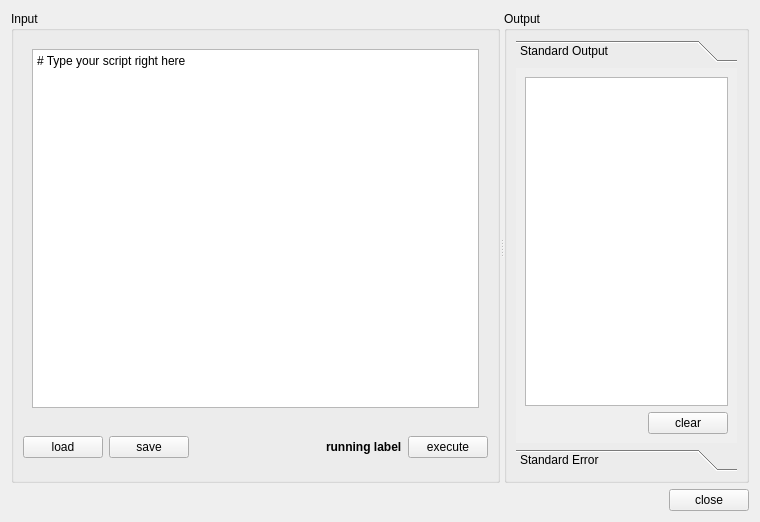
<ui version="4.0" >
 <class>ScriptConsole</class>
 <widget class="QWidget" name="ScriptConsole" >
  <property name="geometry" >
   <rect>
    <x>0</x>
    <y>0</y>
    <width>760</width>
    <height>522</height>
   </rect>
  </property>
  <property name="windowTitle" >
   <string>Script Console</string>
  </property>
  <layout class="QGridLayout" name="gridLayout_5" >
   <item row="0" column="0" colspan="2" >
    <widget class="QSplitter" name="splitter" >
     <property name="orientation" >
      <enum>Qt::Horizontal</enum>
     </property>
     <widget class="QGroupBox" name="groupBox" >
      <property name="sizePolicy" >
       <sizepolicy vsizetype="Preferred" hsizetype="Expanding" >
        <horstretch>0</horstretch>
        <verstretch>0</verstretch>
       </sizepolicy>
      </property>
      <property name="title" >
       <string>Input</string>
      </property>
      <layout class="QGridLayout" name="gridLayout_7" >
       <item row="0" column="0" colspan="5" >
        <widget class="QStackedWidget" name="stackInput" >
         <property name="currentIndex" >
          <number>0</number>
         </property>
         <widget class="QWidget" name="P1" >
          <layout class="QGridLayout" name="gridLayout_6" >
           <item row="0" column="0" >
            <widget class="QPlainTextEdit" name="input" >
             <property name="plainText" >
              <string># Type your script right here
</string>
             </property>
            </widget>
           </item>
          </layout>
         </widget>
         <widget class="QWidget" name="P2" >
          <layout class="QGridLayout" name="gridLayout_4" >
           <property name="margin" >
            <number>0</number>
           </property>
           <item row="0" column="0" >
            <widget class="QListWidget" name="scriptsList" >
             <property name="sortingEnabled" >
              <bool>true</bool>
             </property>
            </widget>
           </item>
          </layout>
         </widget>
        </widget>
       </item>
       <item row="1" column="0" >
        <widget class="QPushButton" name="loadButton" >
         <property name="text" >
          <string>load</string>
         </property>
         <property name="checkable" >
          <bool>true</bool>
         </property>
        </widget>
       </item>
       <item row="1" column="1" >
        <widget class="QPushButton" name="saveButton" >
         <property name="text" >
          <string>save</string>
         </property>
        </widget>
       </item>
       <item row="1" column="2" >
        <spacer name="horizontalSpacer_3" >
         <property name="orientation" >
          <enum>Qt::Horizontal</enum>
         </property>
         <property name="sizeHint" stdset="0" >
          <size>
           <width>468</width>
           <height>48</height>
          </size>
         </property>
        </spacer>
       </item>
       <item row="1" column="4" >
        <widget class="QPushButton" name="execButton" >
         <property name="text" >
          <string>execute</string>
         </property>
        </widget>
       </item>
       <item row="1" column="3" >
        <widget class="QLabel" name="runLabel" >
         <property name="font" >
          <font>
           <weight>75</weight>
           <bold>true</bold>
          </font>
         </property>
         <property name="text" >
          <string>running label</string>
         </property>
        </widget>
       </item>
      </layout>
     </widget>
     <widget class="QGroupBox" name="groupBox_2" >
      <property name="sizePolicy" >
       <sizepolicy vsizetype="Preferred" hsizetype="Expanding" >
        <horstretch>0</horstretch>
        <verstretch>0</verstretch>
       </sizepolicy>
      </property>
      <property name="title" >
       <string>Output</string>
      </property>
      <layout class="QGridLayout" name="gridLayout_3" >
       <item row="0" column="0" >
        <widget class="QToolBox" name="toolBox" >
         <property name="currentIndex" >
          <number>0</number>
         </property>
         <widget class="QWidget" name="page" >
          <property name="geometry" >
           <rect>
            <x>0</x>
            <y>0</y>
            <width>241</width>
            <height>369</height>
           </rect>
          </property>
          <attribute name="label" >
           <string>Standard Output</string>
          </attribute>
          <layout class="QGridLayout" name="gridLayout" >
           <item row="0" column="0" colspan="2" >
            <widget class="QTextBrowser" name="stdOut" >
             <property name="sizePolicy" >
              <sizepolicy vsizetype="Expanding" hsizetype="Expanding" >
               <horstretch>0</horstretch>
               <verstretch>2</verstretch>
              </sizepolicy>
             </property>
            </widget>
           </item>
           <item row="1" column="0" >
            <spacer name="horizontalSpacer_2" >
             <property name="orientation" >
              <enum>Qt::Horizontal</enum>
             </property>
             <property name="sizeHint" stdset="0" >
              <size>
               <width>290</width>
               <height>20</height>
              </size>
             </property>
            </spacer>
           </item>
           <item row="1" column="1" >
            <widget class="QPushButton" name="clearButton" >
             <property name="text" >
              <string>clear</string>
             </property>
            </widget>
           </item>
          </layout>
         </widget>
         <widget class="QWidget" name="page_2" >
          <property name="geometry" >
           <rect>
            <x>0</x>
            <y>0</y>
            <width>241</width>
            <height>369</height>
           </rect>
          </property>
          <attribute name="label" >
           <string>Standard Error</string>
          </attribute>
          <layout class="QGridLayout" name="gridLayout_2" >
           <item row="0" column="0" >
            <widget class="QTextBrowser" name="stdErr" >
             <property name="sizePolicy" >
              <sizepolicy vsizetype="Expanding" hsizetype="Expanding" >
               <horstretch>0</horstretch>
               <verstretch>1</verstretch>
              </sizepolicy>
             </property>
            </widget>
           </item>
          </layout>
         </widget>
        </widget>
       </item>
      </layout>
     </widget>
    </widget>
   </item>
   <item row="1" column="0" >
    <spacer name="horizontalSpacer" >
     <property name="orientation" >
      <enum>Qt::Horizontal</enum>
     </property>
     <property name="sizeHint" stdset="0" >
      <size>
       <width>424</width>
       <height>20</height>
      </size>
     </property>
    </spacer>
   </item>
   <item row="1" column="1" >
    <widget class="QPushButton" name="closeButton" >
     <property name="text" >
      <string>close</string>
     </property>
    </widget>
   </item>
  </layout>
 </widget>
 <resources/>
 <connections>
  <connection>
   <sender>closeButton</sender>
   <signal>clicked()</signal>
   <receiver>ScriptConsole</receiver>
   <slot>close()</slot>
   <hints>
    <hint type="sourcelabel" >
     <x>937</x>
     <y>689</y>
    </hint>
    <hint type="destinationlabel" >
     <x>491</x>
     <y>0</y>
    </hint>
   </hints>
  </connection>
  <connection>
   <sender>clearButton</sender>
   <signal>clicked()</signal>
   <receiver>stdOut</receiver>
   <slot>clear()</slot>
   <hints>
    <hint type="sourcelabel" >
     <x>919</x>
     <y>610</y>
    </hint>
    <hint type="destinationlabel" >
     <x>790</x>
     <y>415</y>
    </hint>
   </hints>
  </connection>
  <connection>
   <sender>loadButton</sender>
   <signal>toggled(bool)</signal>
   <receiver>saveButton</receiver>
   <slot>setDisabled(bool)</slot>
   <hints>
    <hint type="sourcelabel" >
     <x>40</x>
     <y>623</y>
    </hint>
    <hint type="destinationlabel" >
     <x>96</x>
     <y>626</y>
    </hint>
   </hints>
  </connection>
  <connection>
   <sender>loadButton</sender>
   <signal>toggled(bool)</signal>
   <receiver>execButton</receiver>
   <slot>setDisabled(bool)</slot>
   <hints>
    <hint type="sourcelabel" >
     <x>66</x>
     <y>636</y>
    </hint>
    <hint type="destinationlabel" >
     <x>396</x>
     <y>625</y>
    </hint>
   </hints>
  </connection>
 </connections>
</ui>
